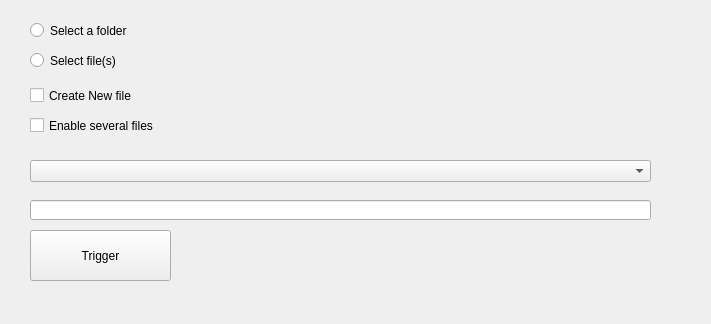
<?xml version="1.0" encoding="UTF-8"?>
<ui version="4.0">
 <class>Form</class>
 <widget class="QWidget" name="Form">
  <property name="geometry">
   <rect>
    <x>0</x>
    <y>0</y>
    <width>711</width>
    <height>324</height>
   </rect>
  </property>
  <property name="windowTitle">
   <string>Form</string>
  </property>
  <widget class="QPushButton" name="pushButton">
   <property name="geometry">
    <rect>
     <x>30</x>
     <y>230</y>
     <width>141</width>
     <height>51</height>
    </rect>
   </property>
   <property name="text">
    <string>Trigger</string>
   </property>
  </widget>
  <widget class="QRadioButton" name="radioButton">
   <property name="geometry">
    <rect>
     <x>30</x>
     <y>20</y>
     <width>171</width>
     <height>21</height>
    </rect>
   </property>
   <property name="text">
    <string>Select a folder</string>
   </property>
  </widget>
  <widget class="QRadioButton" name="radioButton_2">
   <property name="geometry">
    <rect>
     <x>30</x>
     <y>50</y>
     <width>181</width>
     <height>21</height>
    </rect>
   </property>
   <property name="text">
    <string>Select file(s)</string>
   </property>
  </widget>
  <widget class="QCheckBox" name="checkBox">
   <property name="geometry">
    <rect>
     <x>30</x>
     <y>110</y>
     <width>161</width>
     <height>31</height>
    </rect>
   </property>
   <property name="text">
    <string>Enable several files</string>
   </property>
  </widget>
  <widget class="QComboBox" name="comboBox">
   <property name="geometry">
    <rect>
     <x>30</x>
     <y>160</y>
     <width>621</width>
     <height>22</height>
    </rect>
   </property>
   <property name="editable">
    <bool>false</bool>
   </property>
  </widget>
  <widget class="QLineEdit" name="lineEdit">
   <property name="geometry">
    <rect>
     <x>30</x>
     <y>200</y>
     <width>621</width>
     <height>20</height>
    </rect>
   </property>
  </widget>
  <widget class="QCheckBox" name="checkBox_2">
   <property name="geometry">
    <rect>
     <x>30</x>
     <y>80</y>
     <width>161</width>
     <height>31</height>
    </rect>
   </property>
   <property name="text">
    <string>Create New file</string>
   </property>
  </widget>
 </widget>
 <resources/>
 <connections/>
</ui>
